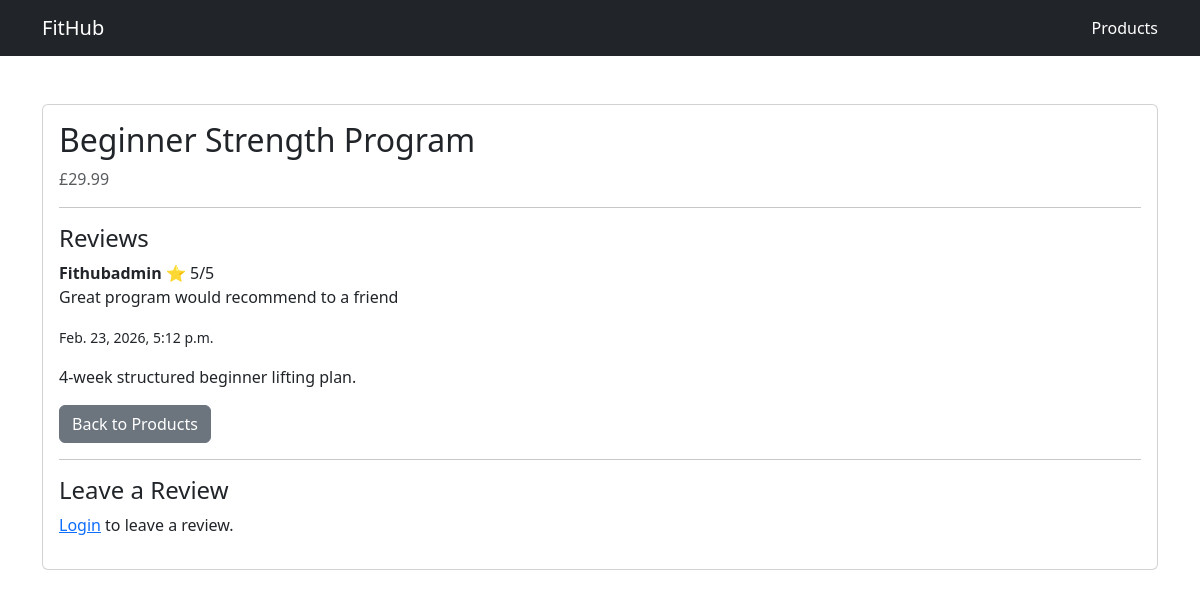
The page /products/1/ on the database its author committed.
### products/models.py (models this page shows, shortened)
class Product(models.Model):
    name = models.CharField(max_length=100)
    description = models.TextField()
    price = models.DecimalField(
        max_digits=6,
        decimal_places=2
    )
    is_premium = models.BooleanField(default=False)
    image_url = models.URLField(max_length=1024, null=True, blank=True)
    image = models.ImageField(null=True, blank=True)
    category = models.ForeignKey(Category, on_delete=models.CASCADE, related_name='products', null=True, blank=True)
    created_at = models.DateTimeField(default=timezone.now)
    class Meta:
        verbose_name_plural = "Products"
        ordering = ['name']

class Review(models.Model):
    product = models.ForeignKey(Product, on_delete=models.CASCADE,
                                related_name='reviews')
    user = models.ForeignKey('auth.User', on_delete=models.CASCADE)
    rating = models.IntegerField(validators=[MinValueValidator(1), MaxValueValidator(5)])
    comment = models.TextField(blank=True)
    created_at = models.DateTimeField(default=timezone.now)
    class Meta:
        verbose_name_plural = "Reviews"
        ordering = ['-created_at']
        unique_together = ('product', 'user')

### products/views.py (the view)
# urls.py: path('<int:pk>/', ProductDetailView.as_view(), name='product_detail'),
class ProductDetailView(DetailView):
    model = Product
    template_name = "products/product_detail.html"
    context_object_name = "product"
    def get_context_data(self, **kwargs):
        context = super().get_context_data(**kwargs)
        context['form'] = ReviewForm()
        return context

### products/templates/products/product_detail.html (shortened to what this page needs)
{% extends "base.html" %}
{% block content %}
<div class="container mt-5">
    <div class="card">
        <div class="card-body">
            <h2>{{ product.name }}</h2>
            <p class="text-muted">£{{ product.price }}</p>
            <hr>
            <h4>Reviews</h4>
            {% if product.reviews.all %}
                {% for review in product.reviews.all %}
                    <div class="mb-3">
                        <strong>{{ review.user.username }}</strong>
                        <span>⭐ {{ review.rating }}/5</span>
                        <p>{{ review.comment }}</p>
                        <small>{{ review.created_at }}</small>
                    </div>
                {% endfor %}
            {% else %}
                <p>No reviews yet.</p>
            {% endif %}
            <p class="mt-3">{{ product.description }}</p>
            <a href="{% url 'product_list' %}" class="btn btn-secondary">
                Back to Products
            </a>
            <hr>
            <h4>Leave a Review</h4>
            {% if user.is_authenticated %}
                <form method="post" action="{% url 'add_review' product.pk %}">
                    {% csrf_token %}
                    {{ form.as_p }}
                    <button type="submit" class="btn btn-primary">
                        Submit Review
                    </button>
                </form>
            {% else %}
                <p>
                    <a href="{% url 'login' %}">Login</a> to leave a review.
                </p>
            {% endif %}
        </div>
    </div>
</div>
{% endblock %}

### rows shown on the page
Product: name "Beginner Strength Program", price "29.99", description "4-week structured beginner lifting plan."
Review: user.username "Fithubadmin", rating "5", comment "Great program would recommend to a friend", created_at "Feb. 23, 2026, 5:12 p.m."
